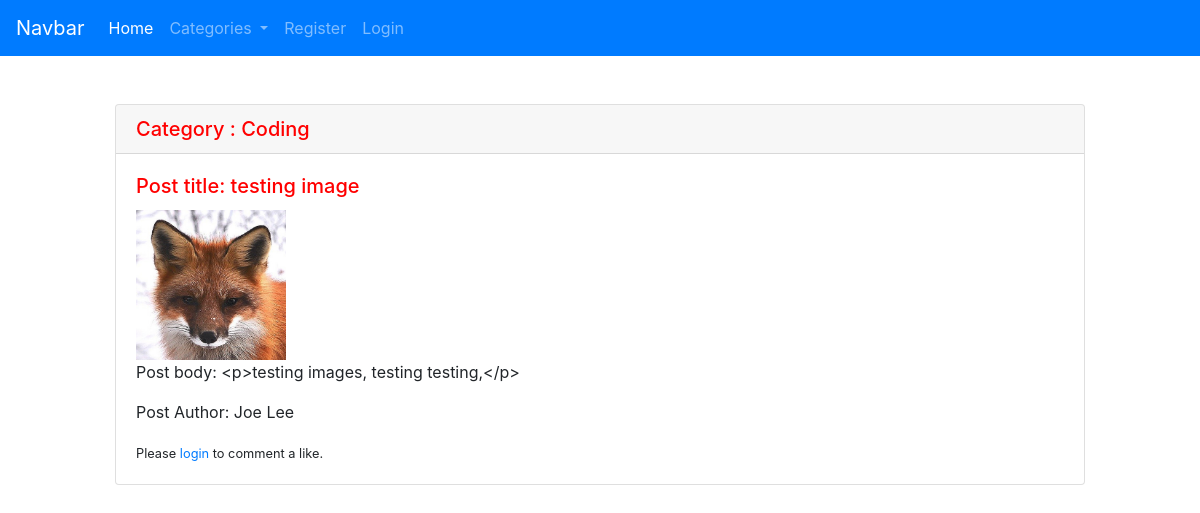
Screenshot of /post-detail/18/ with the database file from the repository.
### theblog/models.py (models this page shows, shortened)
class Post(models.Model):
	title = models.CharField(max_length=255)
	header_image = models.ImageField(null=True, blank=True, upload_to='images/')
	author = models.ForeignKey(User, on_delete=models.CASCADE)
	body = RichTextField(blank = True, null=True)
	category = models.ForeignKey(Category, on_delete=models.CASCADE, null=True)
	post_date = models.DateField(auto_now_add=True)
	category_2 = models.CharField(max_length=255, default='coding')
	snippet = models.CharField(max_length=255, default='click to read more...')
	likes = models.ManyToManyField(User, related_name='blog_posts', null=True)
	def total_likes(self):
		return self.likes.count()

class Category(models.Model):
	name=models.CharField(max_length=255)
	def __str__(self):
		return self.name

### theblog/views.py (the view)
# urls.py: path('post-detail/<int:pk>/', PostDetailView.as_view(), name='post-detail'),
class PostDetailView(DetailView):
	model = Post
	template_name = 'theblog/post_detail.html'
	def get_context_data(self, *args, **kwargs):
		cat_menu = Category_2.objects.all()
		context = super(PostDetailView, self).get_context_data(*args, **kwargs)
		stuff = get_object_or_404(Post,id=self.kwargs['pk'])
		total_likes = stuff.total_likes()
		liked = False
		if stuff.likes.filter(id=self.request.user.id).exists():
			liked = True
		context["cat_menu"] = cat_menu
		context["total_likes"] = total_likes
		context["liked"] = liked
		return context

### theblog/models.py (called while the page is built)
	def __str__(self):
		return self.name

### theblog/templates/theblog/post_detail.html (shortened to what this page needs)
{% extends 'theblog/base.html' %}
{% block content %}
<div class="card">
  <h5 class="card-header">Category : {{ post.category }}</h5>
  <div class="card-body">
    <h5 class="card-title">Post title: {{ post.title }}</h5>
    {% if post.header_image %}
    	<img src="{{post.header_image.url}}">
    {% endif %}
    <p class="card-text">Post body: {{ post.body }} </p>
    <p>Post Author: {{ post.author.first_name }} {{ post.author.last_name }}</p>
    {% if user.is_authenticated %}
	{% if user.id == post.author.id %}
		<form action="{% url 'theblog:like-post' post.pk %}" method="POST" class="mb-2">
			{% csrf_token %}
			{% if liked %}
			<button type="submit" name="post_id" value="{{ post.id }}" class="btn btn-danger btn-sm">Unlike</button> ({{ total_likes }} likes)
			{% else %}
			<button type="submit" name="post_id" value="{{ post.id }}" class="btn btn-primary btn-sm">Like</button> ({{ total_likes }} likes)
			{% endif %}
		</form>
		<a href="{% url 'theblog:update-post' post.pk %}" class="card-link btn btn-primary">Edit</a>
		<a href="{% url 'theblog:delete-post' post.pk %}" class="card-link btn btn-danger">Delete</a>
	{% endif %}
  </div>
</div>
	{% else %}
	<small>Please <a href="{% url 'login' %}">login</a> to comment a like.</small>
	{% endif %}
{% endblock %}

### theblog/static/theblog/style.css (style rules this page uses)
img { width: 150px; height: 150px; }
h5 { color: red; }

### rows the page displays
Post: category "Coding", title "testing image", header_image (placeholder picture), body "<p>testing images, testing testing,</p>", author.first_name "Joe", author.last_name "Lee"
